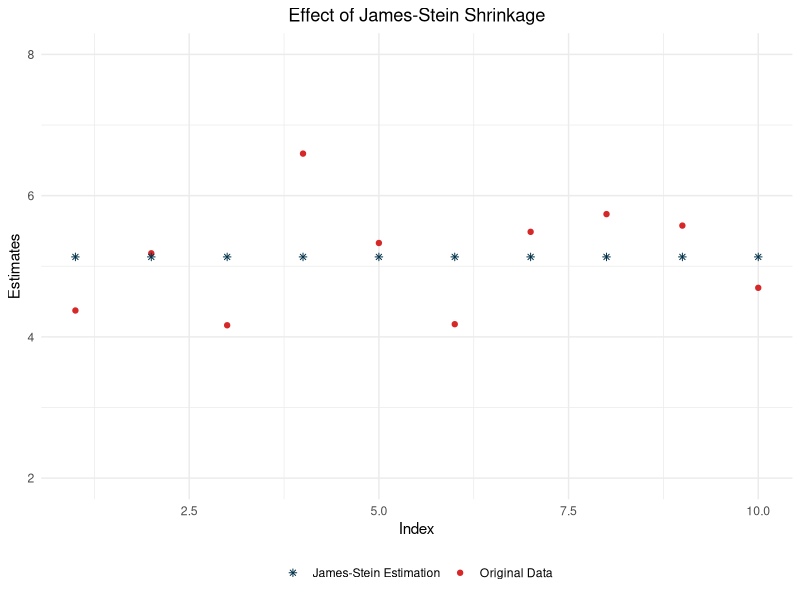
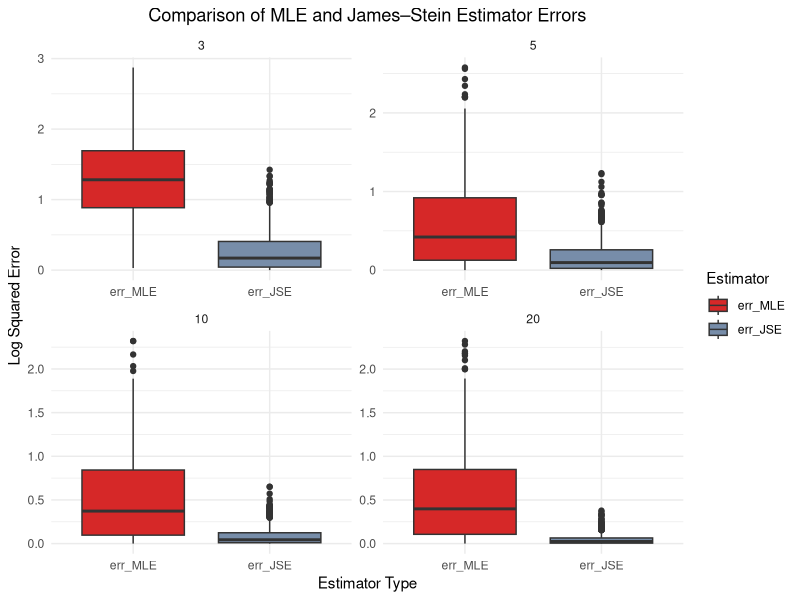
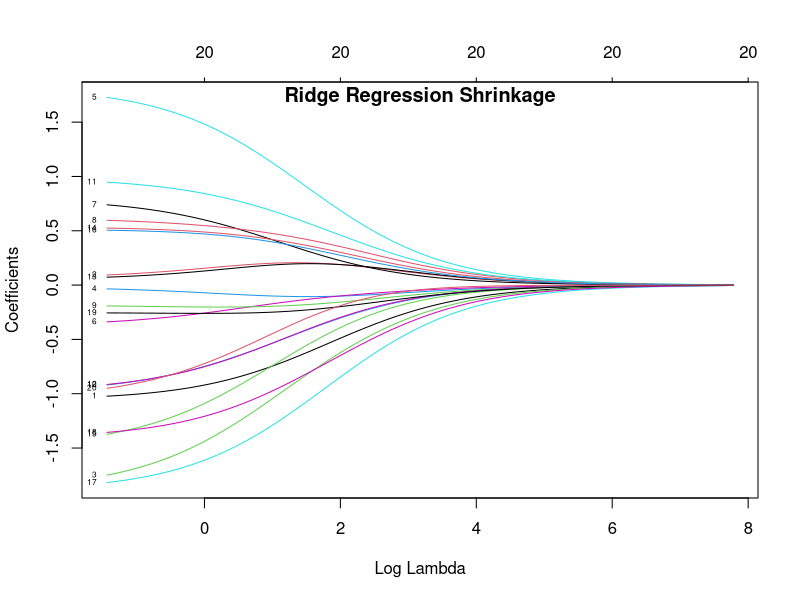

Write R code to recreate these figures, in order.
## ---- chunk 1
library(ggplot2)
library(glmnet)
## ---- chunk 2
# Function to apply James-Stein Estimator
james_stein_estimator <- function(z, sigma_squared) {
  n <- length(z)
  z_bar <- mean(z)
  s_squared <- sum((z - z_bar)^2) / n
  shrinkage_factor <- 1 - ((n-3) * sigma_squared / s_squared)
  shrinkage_factor <- max(0, shrinkage_factor)  # Ensure non-negative shrinkage
  return(z_bar + shrinkage_factor * (z - z_bar))
}
## ---- chunk 3
# Simulate data
set.seed(1)
z <- rnorm(10, mean = 5, sd = 1)
sigma_squared <- 1

# Apply the JSE
jse_results <- james_stein_estimator(z, sigma_squared)
print(jse_results)
## ---- chunk 4
data <- data.frame(Index = 1:length(z),
                   Original = z,
                   JamesStein = jse_results)

ggplot(data) +
  geom_point(aes(x = Index, y = Original, color = "Original Data"), pch = 19) +
  geom_point(aes(x = Index, y = JamesStein, color = "James-Stein Estimation"), pch = 8) +
  scale_color_manual(values = c("Original Data" = "#d62828", "James-Stein Estimation" = "#003049")) +
  labs(x = "Index", y = "Estimates", title = "Effect of James-Stein Shrinkage") +
  theme_minimal() +
  theme(
    plot.title = element_text(hjust = 0.5),
    legend.title = element_blank(),
    legend.position = 'bottom'
    ) +
  ylim(2, 8)
## ---- chunk 5
# Perform simulations and calculate MLE and JSE
simulate_estimators <- function(n, mu = 5, sigma = 1, num_sim = 1000) {
  mle_errors <- numeric(num_sim)
  jse_errors <- numeric(num_sim)
  
  for (i in 1:num_sim) {
    # Simulate data
    z <- rnorm(n, mean = mu, sd = sigma)
    mle <- mean(z)
    s_squared <- sum((z - mle)^2) / n
    shrinkage_factor <- 1 - ((n-3) * sigma^2 / s_squared)
    shrinkage_factor <- max(0, shrinkage_factor)  # Ensuring non-negative shrinkage
    jse <- mle + shrinkage_factor * (z - mle)
    
    # Calculate errors
    mle_errors[i] <- sum((mle - mu)^2)
    jse_errors[i] <- sum((jse - mu)^2)
  }
  
  data.frame(
    Error = c(jse_errors, mle_errors),
    Estimator = rep(c("err_MLE", "err_JSE"), each = num_sim),
    N = rep(n, 2 * num_sim)
  )
}

# Parameters
sample_sizes <- c(3, 5, 10, 20)
num_simulations <- 1000

# Run simulations for multiple sample sizes
results <- do.call(rbind, lapply(sample_sizes, function(n) {
  simulate_estimators(n = n, num_sim = num_simulations)
}))
results$Estimator <- factor(results$Estimator, levels = c("err_MLE", "err_JSE"))

# Plot
ggplot(results, aes(x = Estimator, y = log(Error + 1), fill = Estimator)) +
  geom_boxplot() +
  facet_wrap(~ N, scales = "free") +
  labs(title = "Comparison of MLE and James–Stein Estimator Errors",
       x = "Estimator Type",
       y = "Log Squared Error") +
  theme_minimal() +
  theme(plot.title = element_text(hjust = 0.5)) +
  scale_fill_manual(values = c("err_MLE" = "#d62828", "err_JSE" = "#778da9"))
## ---- chunk 6
# Simulate data
set.seed(1)
x <- matrix(rnorm(100*20), 100, 20)  # 100 observations, 20 predictors
beta <- runif(20, -2, 2)  # True coefficients
y <- x %*% beta + rnorm(100)  # Response variable

# Ridge regression
fit <- glmnet(x, y, alpha = 0)

# Plot shrinkage
plot(fit, xvar = "lambda", label = TRUE)
title(main = "Ridge Regression Shrinkage", line = -1)
